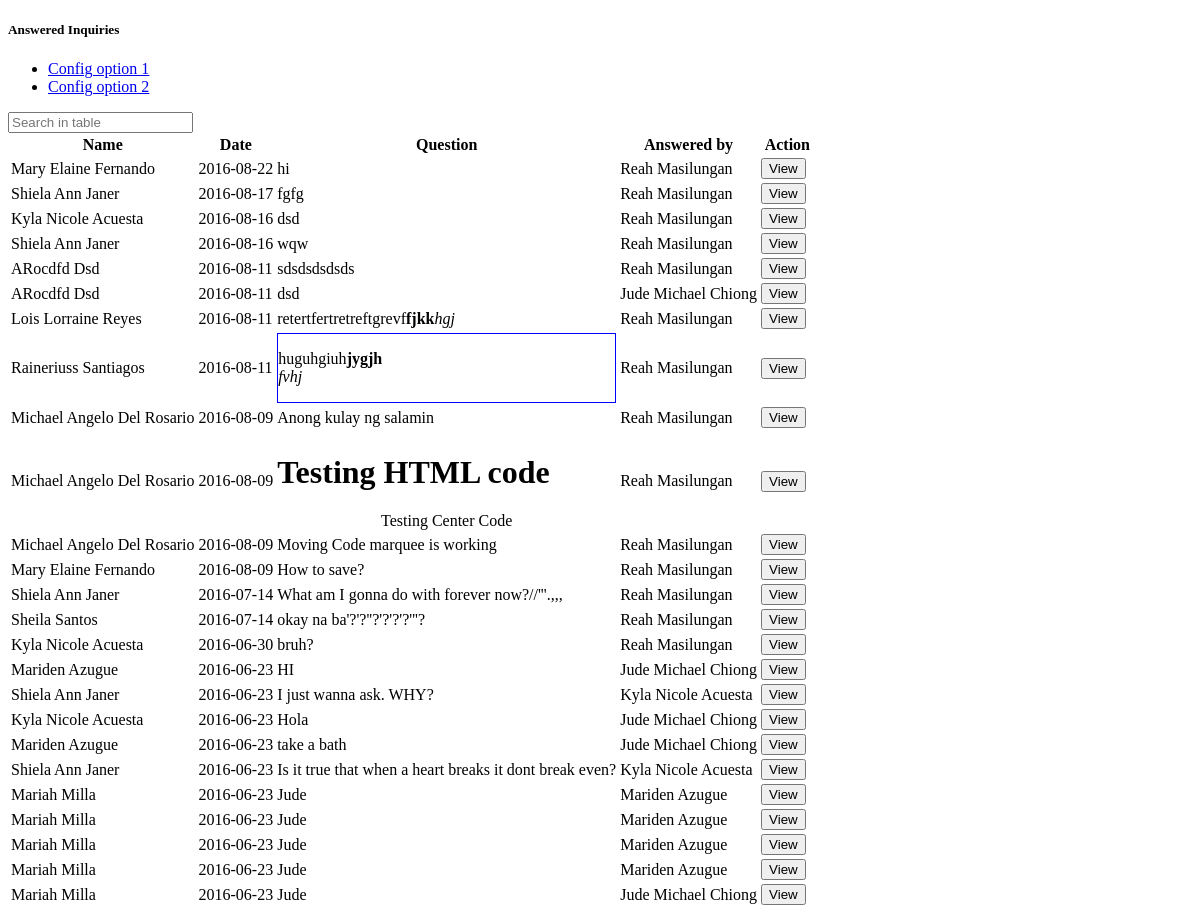
The page /answeredinquiry.php (upper part) on the database as committed earlier.
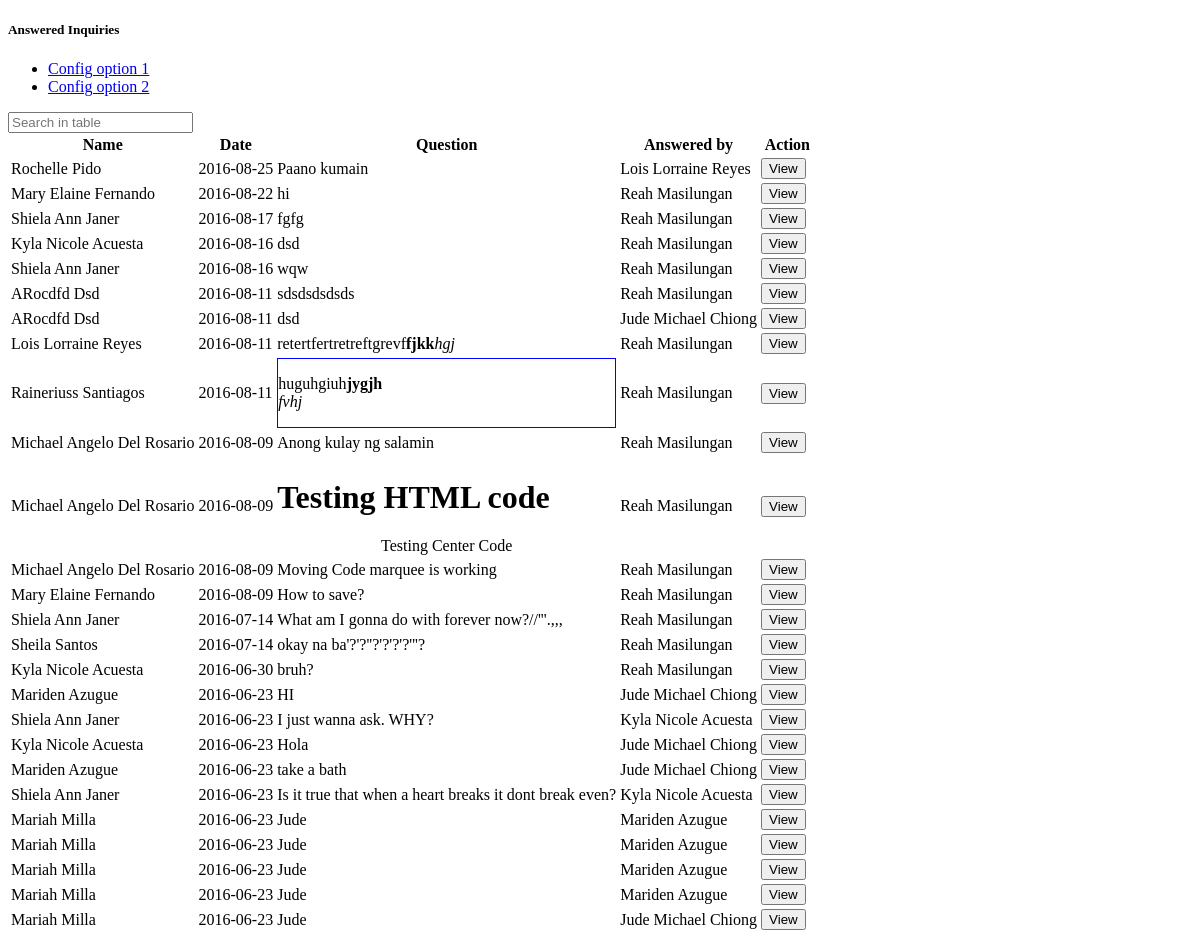
The same page on the database as committed later.
### tables this page shows
CREATE TABLE IF NOT EXISTS `inquiry` (
  `inquiry_id` int(10) NOT NULL,
  `employee_id` varchar(10) NOT NULL,
  `inquiry_date` date NOT NULL,
  `inquiry_question` varchar(200) NOT NULL,
  `inquiry_answerdate` date NOT NULL,
  `inquiry_answer` varchar(200) NOT NULL,
  `inquiry_answeredby` varchar(50) NOT NULL,
  `inquiry_status` varchar(20) NOT NULL DEFAULT 'Pending'
);

CREATE TABLE IF NOT EXISTS `employee` (
  `employee_id` int(10) NOT NULL,
  `employee_lastname` varchar(35) NOT NULL,
  `employee_firstname` varchar(35) NOT NULL,
  `employee_middlename` varchar(35) NOT NULL,
  `employee_gender` varchar(6) NOT NULL,
  `employee_birthday` date NOT NULL,
  `employee_marital` varchar(15) NOT NULL,
  `employee_address` varchar(100) NOT NULL,
  `employee_city` varchar(20) NOT NULL,
  `employee_zip` varchar(10) NOT NULL,
  `employee_email` varchar(255) NOT NULL,
  `employee_cellnum` varchar(15) NOT NULL,
  `employee_type` varchar(20) NOT NULL,
  `employee_jobtitle` varchar(25) NOT NULL,
  `employee_empstatus` varchar(50) NOT NULL,
  `employee_department` varchar(25) NOT NULL,
  `employee_rate` int(6) NOT NULL,
  `employee_taxcode` varchar(9) NOT NULL,
  `employee_dependency` int(2) NOT NULL,
  `employee_sss` varchar(30) NOT NULL,
  `employee_philhealth` varchar(30) NOT NULL,
  `employee_pagibig` varchar(30) NOT NULL,
  `employee_tin` varchar(30) NOT NULL,
  `employee_shift` varchar(20) NOT NULL,
  `employee_datehired` date NOT NULL,
  `employee_restday` varchar(30) NOT NULL,
  `employee_password` varchar(25) NOT NULL,
  `employee_payslippassword` varchar(50) NOT NULL,
  `employee_sickleave` int(2) NOT NULL DEFAULT '0',
  `employee_vacationleave` int(2) NOT NULL DEFAULT '0',
  `employee_incentive` int(2) NOT NULL DEFAULT '0',
  `employee_maternityleave` int(2) NOT NULL DEFAULT '0',
  `employee_paternityleave` int(2) NOT NULL DEFAULT '0',
  `employee_singleparentleave` int(2) NOT NULL DEFAULT '0',
  `employee_status` varchar(10) NOT NULL DEFAULT 'active',
  `employee_team` varchar(50) NOT NULL,
  `employee_team1` varchar(100) NOT NULL,
  `employee_team2` varchar(100) NOT NULL,
  `employee_team3` varchar(100) NOT NULL,
  `employee_level` int(3) NOT NULL,
  `date_start` date NOT NULL,
  `date_end` date NOT NULL,
  `image` longblob NOT NULL,
  `cutoff` varchar(50) NOT NULL,
  `test` varchar(999) NOT NULL,
  `test_idate` date NOT NULL,
  `test_edate` date NOT NULL,
  `loan` varchar(999) NOT NULL,
  `loan_idate` date NOT NULL,
  `loan_edate` date NOT NULL,
  `account_number` int(200) NOT NULL
);

### answeredinquiry.php (the view, shortened to what this page needs)
<!DOCTYPE html>
<html>
	<head>
		<link rel="stylesheet" type="text/css" href="sweetalert2-master/dist/sweetalert2.css">
	</head>
	<body>
		<div class="row">
			<div class="col-lg-12">
				<div class="ibox float-e-margins">
					<div class="ibox-title">
						<h5>Answered Inquiries</h5>
						<div class="ibox-tools">
							<ul class="dropdown-menu dropdown-user">
								<li><a href="#">Config option 1</a>
								</li>
								<li><a href="#">Config option 2</a>
								</li>
							</ul>
						</div>
					</div>
					<div class="ibox-content">
                        <input type="text" class="form-control input-sm m-b-xs" id="filter"
                                   placeholder="Search in table">
						<?php
							include('dbconfig.php');
							if ($result = $mysqli->query("SELECT * FROM inquiry RIGHT JOIN employee ON employee.employee_id = inquiry.employee_id WHERE inquiry_status = 'answered' ORDER BY inquiry_date DESC"))
							{
								if ($result->num_rows > 0)
								{
									echo "<table class='footable table table-stripped' data-page-size='20' data-limit-navigation='5' data-filter=#filter>";
									echo "<thead>";
									echo "<tr>";
									echo "<th>Name</th>";
									echo "<th >Date</th>";
									echo "<th>Question</th>";
									echo "<th>Answered by</th>";
									echo "<th>Action</th>";
									echo "</tr>";
									echo "</thead>";
									while ($row = mysqli_fetch_object($result))
									{
										echo "<tr class = 'josh'>";
										echo "<td>" .$row->employee_firstname . " " . $row->employee_lastname . "</td>";
										echo "<td >" . date("Y-m-d",strtotime($row->inquiry_date)) . "</td>";
										echo "<td>" . $row->inquiry_question . "</td>";
										echo "<td>" . $row->inquiry_answeredby . "</td>";
										$question =htmlentities($row->inquiry_question);
										$answer = htmlentities($row->inquiry_answer);
										echo '<td><a href="#" data-toggle="modal" data-target="#myModal4" data-inqid="'.$row->inquiry_id.'" data-quest="'.$question.'" data-answer="'.$answer.'" class = "answerdialog">';
										echo "<button class='btn btn-info' name = 'edit' type='button'><i class='fa fa-paste'></i> View</button></a>&nbsp;&nbsp;";
										echo "</td>";
										echo "</tr>";
									}
									echo "</table>";
								}
							}
						?>
					</div>
				</div>
			</div>
        </div>
		<?php
			include('menufooter.php');
		?>
	</body>
</html>

Rows that differ between the two databases and show on the page:
added inquiry: employee.employee_firstname "Rochelle", employee.employee_lastname "Pido", inquiry_date "2016-08-25", inquiry_question "Paano kumain", inquiry_answeredby "Lois Lorraine Reyes"
